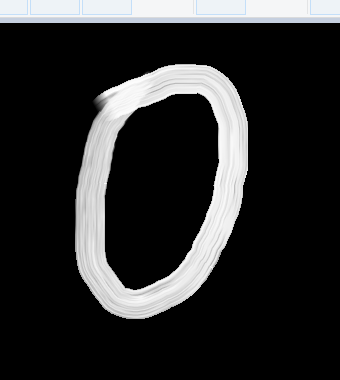
#> input picture Project/captured_images/0/0.png, 340 x 380 px; its folder holds only this picture in this run
$ jupyter execute --allow-errors 'Handwritten Digit Recognition.ipynb'   (shell and % lines are left out)
#> lines starting #> are read from the running program, lines starting #| are printed output that depends on the picture
Screen Capture

[cell 1]
def one_time():
    import pyscreenshot as ImageGrab
    import time
    images_folder="captured_images/9/"
    for i in range(0,100):
        time.sleep(12)
        im=ImageGrab.grab(bbox=(60,170,400,550))  #x1,y1,x2,y2
        print("Saved.....",i)
        im.save(images_folder+str(i)+'.png')
        print("clear your screen and redraw.......")

#Generate DataSet

[cell 2]
import cv2
import csv
import glob

header =["label"]
for i in range(0,784):
    header.append("pixel"+str(i))
with open('dataset.csv', 'a') as f:
    writer = csv.writer(f)
    writer.writerow(header)
for label in range(10):
    dirList = glob.glob("captured_images/"+str(label)+"/*.png")

    for img_path in dirList:
        im= cv2.imread(img_path)
#> im is the input picture: shape (380, 340, 3); mean B, G, R 45.3, 44.9, 44.6
        im_gray = cv2.cvtColor(im,cv2.COLOR_BGR2GRAY)
        im_gray = cv2.GaussianBlur(im_gray,(15,15), 0)
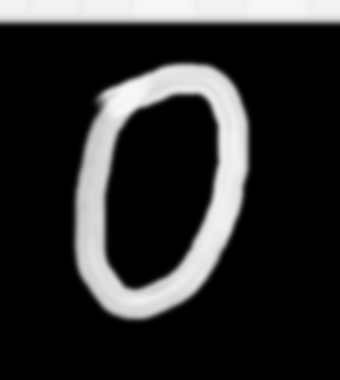
#> im_gray: shape (380, 340); min 0, max 247, mean 44.9
        roi= cv2.resize(im_gray,(28,28), interpolation=cv2.INTER_AREA)
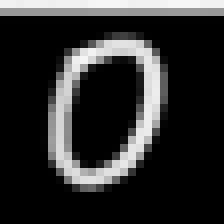
#> roi: shape (28, 28) (shown 8 times larger); min 0, max 246, mean 44.9

        data=[]
        data.append(label)
        rows, cols = roi.shape
#> rows = 28; cols = 28

        ## Add pixel one by one into data array
        for i in range(rows):
            for j in range(cols):
                k =roi[i,j]
                if k>100:
                    k=1
                else:
                    k=0
                data.append(k)
#> after the loop, data = 785 values, max 1 at index 1, min 0 at index 0, mean 0.211
        with open('dataset.csv', 'a') as f:
            writer = csv.writer(f)
            writer.writerow(data)
#> pass 2 of the loop `for label in range(10):`:
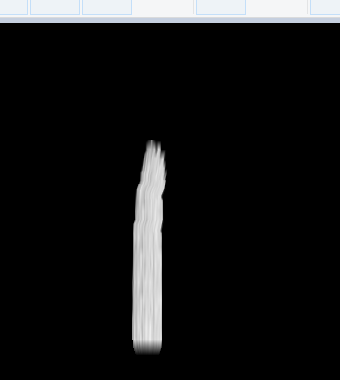
#> input picture Project/captured_images/1/0.png, 340 x 380 px
#> im is the input picture: shape (380, 340, 3); mean B, G, R 23.4, 23, 22.6
#> `im_gray = cv2.GaussianBlur(im_gray,(15,15), 0)`:
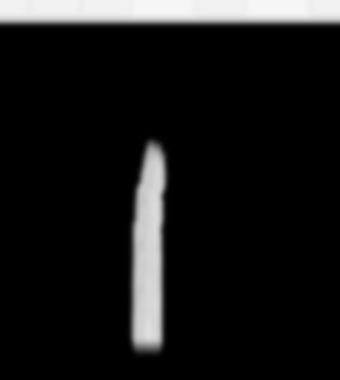
#> im_gray: shape (380, 340); min 0, max 246, mean 22.9
#> `roi= cv2.resize(im_gray,(28,28), interpolation=cv2.INTER_AREA)`:
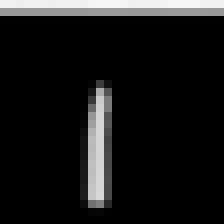
#> roi: shape (28, 28) (shown 8 times larger); min 0, max 246, mean 22.9
#> after the loop `for i in range(rows):`: data = 785 values, max 1 at index 0, min 0 at index 57, mean 0.111
